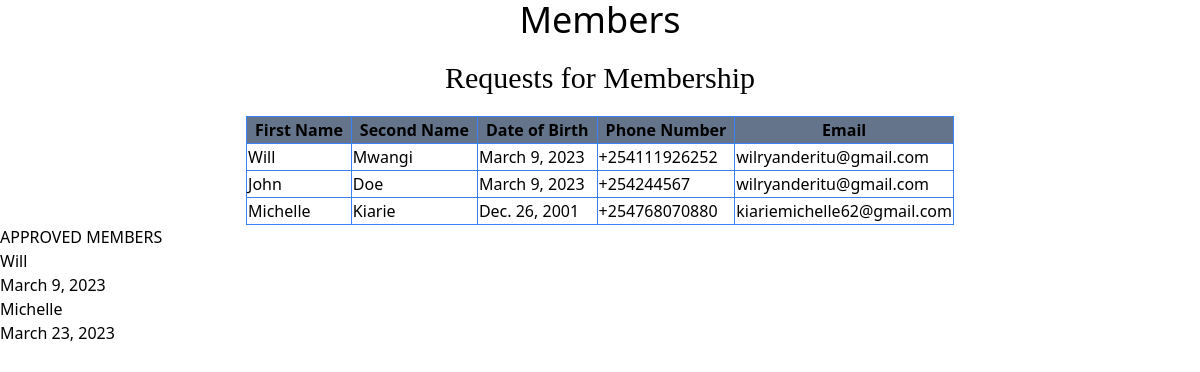
Page /registrees on the committed database.
### core/models.py (models this page shows, shortened)
class Registration(models.Model):
    first_name = models.CharField(max_length=15)
    second_name = models.CharField(max_length=15)
    date_of_birth = models.DateField()
    email = models.EmailField()
    phone_number = models.IntegerField()

class Member(models.Model):
    registration = models.OneToOneField(Registration, on_delete=models.PROTECT)
    member_number = models.CharField(max_length=8)
    member_password = models.CharField(max_length=8)
    joined_on = models.DateField(auto_now=True)

### core/views.py (the view)
# urls.py: path('registrees', views.register, name='register'),
def register(request):
    pending_approval = Registration.objects.all()
    members = Member.objects.all()
    context = {"person": pending_approval, "members": members}
    return render(request, 'pending_report.html', context)

### core/templates/pending_report.html (shortened to what this page needs)
{% load static %}
<!DOCTYPE html>
<html lang="en">
<head>
    <link rel="stylesheet" href="../static/dist/output.css">
</head>
<body>
    <h1 class="text-4xl text-center">Members</h1>
    <div>
        <h2 class="text-center text-3xl font-serif my-5">Requests for Membership</h2>
    {% if person %}
    <table class="table-auto border-collapse border border-blue-500 mx-auto">
        <thead class="bg-slate-500">
            <tr>
                <th class="px-2 border border-blue-500">First Name</th>
                <th class="px-2 border border-blue-500">Second Name</th>
                <th class="px-2 border border-blue-500">Date of Birth</th>
                <th class="px-2 border border-blue-500">Phone Number</th>
                <th class="px-2 border border-blue-500">Email</th>
            </tr>
        </thead>
        {% for record in person %}
        <tr>
            <td class="border border-blue-500">{{record.first_name}}</td>
            <td class="border border-blue-500">{{record.second_name}}</td>
            <td class="border border-blue-500">{{record.date_of_birth}}</td>
            <td class="border border-blue-500">+254{{record.phone_number}}</td>
            <td class="border border-blue-500">{{record.email}}</td>
        </tr>
        {% endfor %}
    </table>
    {% else %}
        <p>NO NEW MEMBERSHIP REQUESTS!</p>
    {% endif %}
    </div>
    <h2>APPROVED MEMBERS</h2>
    {% if members %}
        {% for member in members %}
            <p>{{member.registration.first_name}}</p>
            <p>{{member.joined_on}}</p>
        {% endfor %}
    {% else %}
        <p>NOTHING TO SEE HERE</p>
    {% endif %}
</body>
</html>

### rows in the picture
Registration: first_name "Will", second_name "Mwangi", date_of_birth "March 9, 2023", phone_number "111926252", email "wilryanderitu@gmail.com"
Registration: first_name "John", second_name "Doe", date_of_birth "March 9, 2023", phone_number "244567", email "wilryanderitu@gmail.com"
Registration: first_name "Michelle", second_name "Kiarie", date_of_birth "Dec. 26, 2001", phone_number "768070880", email "kiariemichelle62@gmail.com"
Member: registration.first_name "Will", joined_on "March 9, 2023"
Member: registration.first_name "Michelle", joined_on "March 23, 2023"
